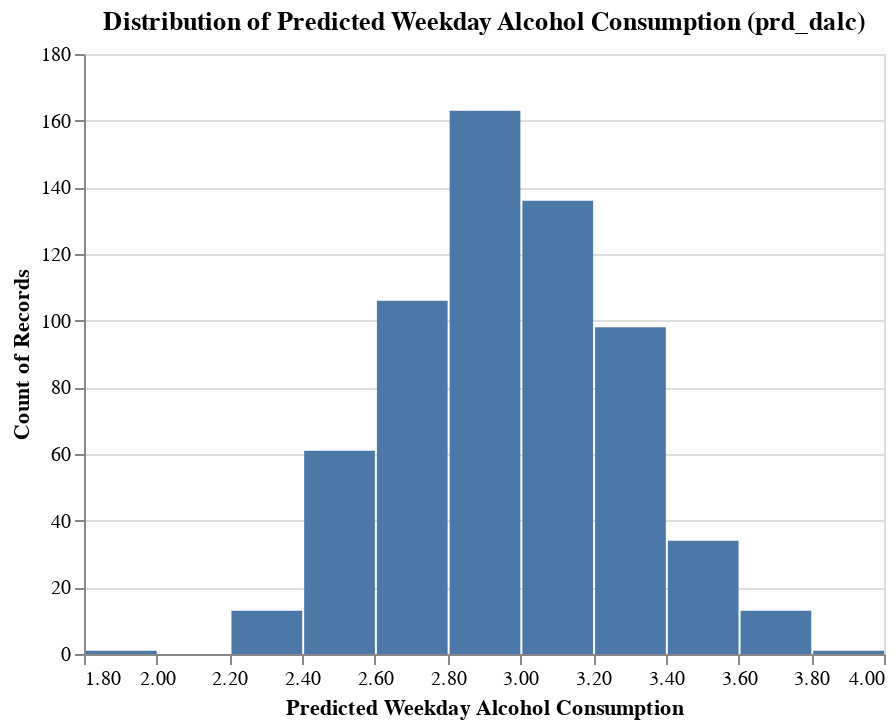

Notebook cell for this chart:
### Code cell
import altair as alt
import pandas as pd

# Assuming you have prd_dalc as a NumPy array

# Convert the array to a pandas Series
prd_dalc_series = pd.Series(prd_dalc)

# Create a DataFrame with the predicted values
data = pd.DataFrame({'prd_dalc': prd_dalc_series})

# Histogram chart for predicted Weekday Alcohol Consumption (prd_dalc)
dalc_chart = alt.Chart(data).mark_bar().encode(
    alt.X('prd_dalc:Q', bin=alt.BinParams(step=0.2), title='Predicted Weekday Alcohol Consumption'),
    y='count()',
).properties(
    title='Distribution of Predicted Weekday Alcohol Consumption (prd_dalc)'
)

# Display the chart
dalc_chart

### Figure 1 — Vega-Lite specification as saved in the notebook (floating-point values rounded to 4 significant figures; data arrays with more than 128 entries replaced by an {"elided": "..."} marker saying what was removed)
{"config": {"view": {"continuousWidth": 400, "continuousHeight": 300}}, "data": {"name": "data-6937088cd7a9d3ef9ea31f5f4bceb17e"}, "mark": "bar", "encoding": {"x": {"bin": {"step": 0.2}, "field": "prd_dalc", "title": "Predicted Weekday Alcohol Consumption", "type": "quantitative"}, "y": {"aggregate": "count", "type": "quantitative"}}, "title": "Distribution of Predicted Weekday Alcohol Consumption (prd_dalc)", "$schema": "https://vega.github.io/schema/vega-lite/v4.17.0.json", "datasets": {"data-6937088cd7a9d3ef9ea31f5f4bceb17e": {"elided": "626 records"}}}
